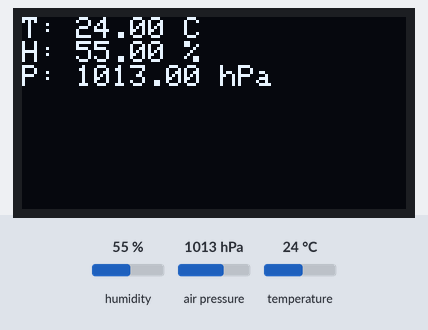
The sketch below on a simulated ESP32. On the bench: 128×64 one-colour display. The inputs (shaded band) are chosen by the test bench; at power-on: humidity 55 %, air pressure 1013 hPa, temperature 24 °C. WiFi joins after 1.5 s; servers stay silent unless stated; what the sketch prints to the serial monitor is not drawn.

Above: at 2.7 s.
2.8 s: humidity set to 22 %
At 4.1 s:
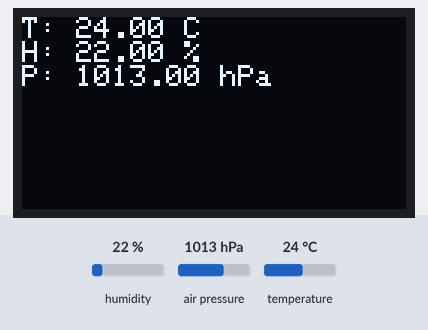
4.5 s: air pressure set to 952 hPa
At 6.4 s:
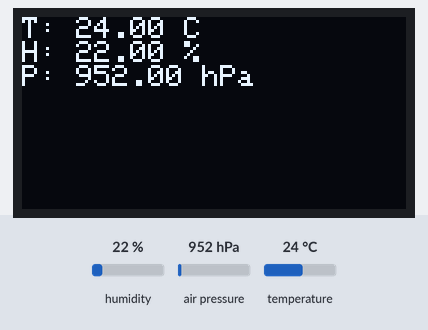
6.7 s: temperature set to 12 °C
At 7.7 s:
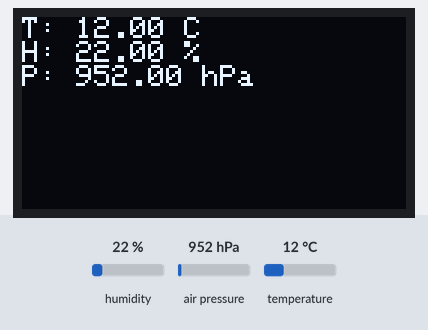
8.8 s: humidity set to 40 %
At 9.7 s:
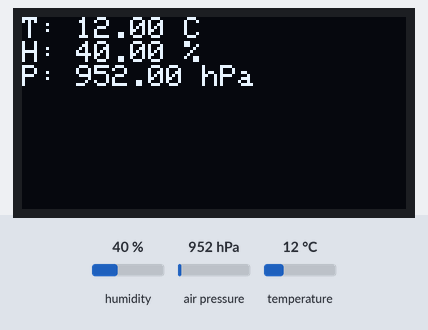
Timing chart, 0 to 11.3 s (numbered marks = the images above; inputs shaded):
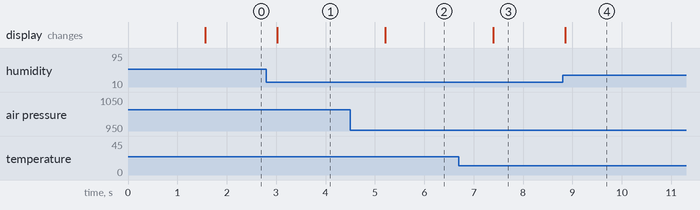

The sketch:

IotCode-Controller.ino
```cpp
#include <Wire.h>
#include <SPI.h>
#include <WiFi.h>
#include <HTTPClient.h>
#include <Adafruit_Sensor.h>
#include <Adafruit_BME280.h>
#include <Adafruit_GFX.h>
#include <Adafruit_SSD1306.h>

// BM

#define BME_SCK 13
#define BME_MISO 12
#define BME_MOSI 11
#define BME_CS 10

#define SEALEVELPRESSURE_HPA (1013.25)

Adafruit_BME280 bme; // I2C

// SCREEN

#define SCREEN_WIDTH 128
#define SCREEN_HEIGHT 64

#define OLED_RESET     -1
#define SCREEN_ADDRESS 0x3C
Adafruit_SSD1306 display(SCREEN_WIDTH, SCREEN_HEIGHT, &Wire, OLED_RESET);

#define NUMFLAKES     10

// NETWORK

const char* WIFI_SSID = "~~~";
const char* WIFI_PASS = "~~~";

const char* serverBase = "http://~~~:5000";

WiFiClient client;

unsigned long sendIntervalMs = 60UL * 1000UL; // отправлять каждые 60 секунд
unsigned long lastSend = 0;

void setup() {
  Serial.begin(115200);

  while(!Serial);    // time to get serial running
  Serial.println(F("BME280 test"));

  unsigned status;
  status = bme.begin(0x76);
  if (!status) {
        Serial.println("Could not find a valid BME280 sensor, check wiring, address, sensor ID!");
        while (1) delay(10);
  }

  Serial.println("-- Default Test --");
  Serial.println();

  if(!display.begin(SSD1306_SWITCHCAPVCC, SCREEN_ADDRESS)) {
    Serial.println(F("SSD1306 allocation failed"));
    for(;;);
  }

  // WiFi
  Serial.printf("Connecting to %s\n", WIFI_SSID);
  WiFi.begin(WIFI_SSID, WIFI_PASS);
  unsigned long start = millis();
  while (WiFi.status() != WL_CONNECTED) {
    delay(300);
    Serial.print(".");
    if (millis() - start > 15000) { // таймаут 15s
      Serial.println("\nFailed to connect to WiFi");
      break;
    }
  }
  if (WiFi.status() == WL_CONNECTED) {
    Serial.println("\nWiFi connected");
    Serial.print("IP: "); Serial.println(WiFi.localIP());
  }
}

void loop() {
  executeValues();
  delay(700);
}

void sendReading(float t, float h, float p) {
  if (WiFi.status() != WL_CONNECTED) return;

  HTTPClient http;
  String url = String(serverBase) + "/api/readings";
  http.begin(url);
  http.addHeader("Content-Type", "application/json");

  String payload = "{";
  payload += "\"temperature\":" + String(t, 2) + ",";
  payload += "\"humidity\":" + String(h, 2) + ",";
  payload += "\"pressure\":" + String(p, 2);
  payload += "}";

  int code = http.POST(payload);
  if (code > 0) {
    String resp = http.getString();
    Serial.println("POST code: " + String(code));
    Serial.println(resp);
  } else {
    Serial.println("POST failed, error: " + String(code));
  }
  http.end();
}

void executeValues()
{
  // читаем датчик
  float temp = bme.readTemperature();
  float hum  = bme.readHumidity();
  float pres = bme.readPressure() / 100.0F;

  // отображаем локально
  display.clearDisplay();
  display.setCursor(0,0);
  display.setTextSize(1);
  display.setTextColor(SSD1306_WHITE);
  display.printf("T: %.2f C\n", temp);
  display.printf("H: %.2f %%\n", hum);
  display.printf("P: %.2f hPa\n", pres);
  display.display();

  // отправляем в Телеграм по интервалу
  unsigned long now = millis();
  if (WiFi.status() == WL_CONNECTED && (now - lastSend > sendIntervalMs)) {
    lastSend = now;
    sendReading(temp, hum, pres);
    Serial.println("Readings send.");
  }
}
```

Measured:
- after the input at 2.8 s, the display: changes after 0.22 s (image 1)
- after the input at 4.5 s, the display: changes after 0.71 s (image 2)
- after the input at 6.7 s, the display: changes after 0.70 s (image 3)
- after the input at 8.8 s, the display: changes after 0.05 s (image 4)
